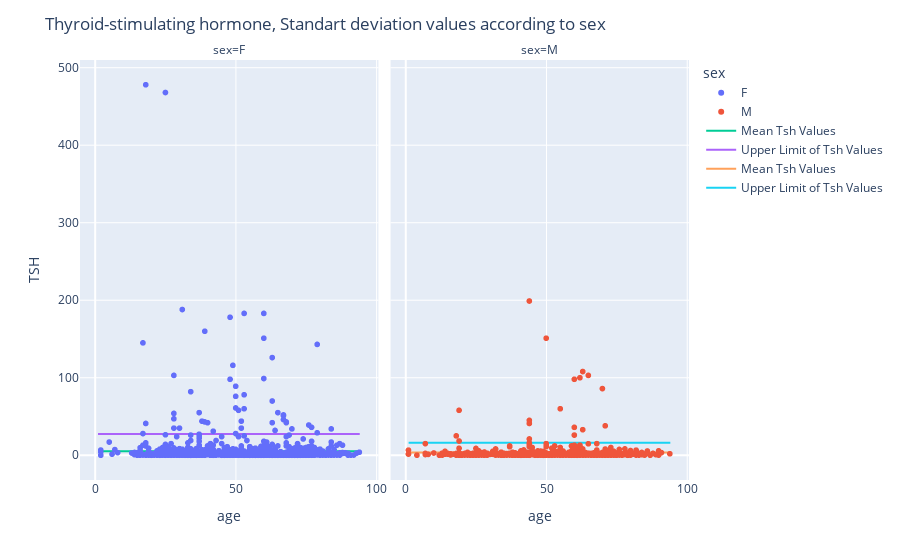

The cell this chart's notebook holds for it:
### Code cell
fig = px.scatter(df,x=df['age'],y=df['TSH'],facet_col='sex',color='sex')
fig.add_scatter(x=df['age'],y=df['tsh_mean_females'],name='Mean Tsh Values')
fig.add_scatter(x=df['age'],y=df['upper_limit_std_females'],name='Upper Limit of Tsh Values')
##
fig.add_scatter(x=df['age'],y=df['tsh_mean_males'],name='Mean Tsh Values',row=1,col=2)
fig.add_scatter(x=df['age'],y=df['upper_limit_std_males'],name='Upper Limit of Tsh Values',row=1,col=2)

fig.update_layout(title_text="Thyroid-stimulating hormone, Standart deviation values according to sex")

### Figure 1 — Plotly figure (JSON) as saved in the notebook; plotly's stock layout.template omitted (floating-point values rounded to 4 significant figures; data arrays with more than 128 entries replaced by an {"elided": "..."} marker saying what was removed)
{"data": [{"hovertemplate": "sex=F<br>age=%{x}<br>TSH=%{y}<extra></extra>", "legendgroup": "F", "marker": {"color": "#636efa", "symbol": "circle"}, "mode": "markers", "name": "F", "showlegend": true, "type": "scattergl", "x": {"elided": "1629 int values"}, "xaxis": "x", "y": {"elided": "1629 float values"}, "yaxis": "y"}, {"hovertemplate": "sex=M<br>age=%{x}<br>TSH=%{y}<extra></extra>", "legendgroup": "M", "marker": {"color": "#EF553B", "symbol": "circle"}, "mode": "markers", "name": "M", "showlegend": true, "type": "scattergl", "x": {"elided": "788 int values"}, "xaxis": "x2", "y": {"elided": "788 float values"}, "yaxis": "y2"}, {"name": "Mean Tsh Values", "type": "scatter", "x": {"elided": "2417 int values"}, "y": {"elided": "2417 float values"}}, {"name": "Upper Limit of Tsh Values", "type": "scatter", "x": {"elided": "2417 int values"}, "y": {"elided": "2417 float values"}}, {"name": "Mean Tsh Values", "type": "scatter", "x": {"elided": "2417 int values"}, "xaxis": "x2", "y": {"elided": "2417 float values"}, "yaxis": "y2"}, {"name": "Upper Limit of Tsh Values", "type": "scatter", "x": {"elided": "2417 int values"}, "xaxis": "x2", "y": {"elided": "2417 float values"}, "yaxis": "y2"}], "layout": {"annotations": [{"font": {}, "showarrow": false, "text": "sex=F", "x": 0.245, "xanchor": "center", "xref": "paper", "y": 1, "yanchor": "bottom", "yref": "paper"}, {"font": {}, "showarrow": false, "text": "sex=M", "x": 0.755, "xanchor": "center", "xref": "paper", "y": 1, "yanchor": "bottom", "yref": "paper"}], "legend": {"title": {"text": "sex"}, "tracegroupgap": 0}, "margin": {"t": 60}, "title": {"text": "Thyroid-stimulating hormone, Standart deviation values according to sex"}, "xaxis": {"anchor": "y", "domain": [0, 0.49], "title": {"text": "age"}}, "xaxis2": {"anchor": "y2", "domain": [0.51, 1], "matches": "x", "title": {"text": "age"}}, "yaxis": {"anchor": "x", "domain": [0, 1], "title": {"text": "TSH"}}, "yaxis2": {"anchor": "x2", "domain": [0, 1], "matches": "y", "showticklabels": false}}}
